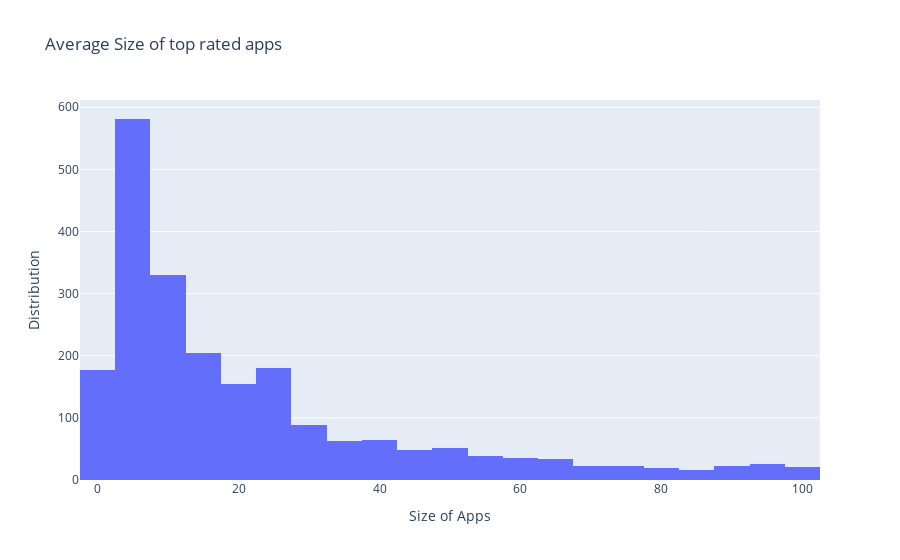

The cell this chart's notebook holds for it:
### Code cell
## Sizing distribution of top rated apps (>= 4.5) 
playstore_top_rated = playstore[playstore["Rating"]>=4.5]
sizing_distribution = [go.Histogram(x = playstore_top_rated.Size,)]
print('Average size of top rated apps = ', np.mean(playstore_top_rated['Size']))
#plotly.offline.iplot(sizing_distribution, filename='overall_sizing_distribution')
layout =dict(title = 'Average Size of top rated apps',
             xaxis = dict(title = 'Size of Apps'),
             yaxis = dict(title = 'Distribution'),
             )
sizing_distribution = dict(data = sizing_distribution, layout = layout)
plotly.offline.iplot(sizing_distribution, filename='overall_sizing_distribution')

### Figure 1 — Plotly figure (JSON) as saved in the notebook; plotly's stock layout.template omitted (floating-point values rounded to 4 significant figures; data arrays with more than 128 entries replaced by an {"elided": "..."} marker saying what was removed)
{"data": [{"type": "histogram", "x": {"elided": "2199 float values"}}], "layout": {"title": {"text": "Average Size of top rated apps"}, "xaxis": {"title": {"text": "Size of Apps"}}, "yaxis": {"title": {"text": "Distribution"}}}}
